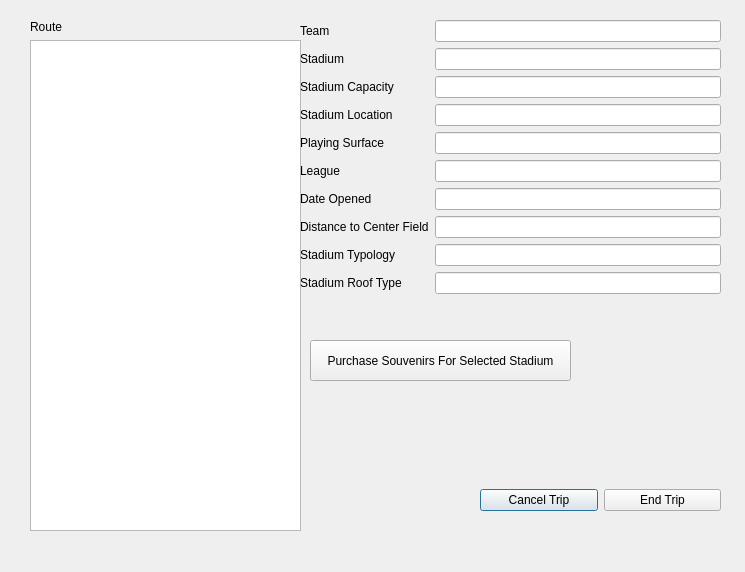
<?xml version="1.0" encoding="UTF-8"?>
<ui version="4.0">
 <class>tripPlanner</class>
 <widget class="QDialog" name="tripPlanner">
  <property name="geometry">
   <rect>
    <x>0</x>
    <y>0</y>
    <width>745</width>
    <height>572</height>
   </rect>
  </property>
  <property name="windowTitle">
   <string>Dialog</string>
  </property>
  <widget class="QStackedWidget" name="stackedWidget">
   <property name="geometry">
    <rect>
     <x>10</x>
     <y>10</y>
     <width>721</width>
     <height>541</height>
    </rect>
   </property>
   <widget class="QWidget" name="summaryPage">
    <widget class="QWidget" name="verticalLayoutWidget">
     <property name="geometry">
      <rect>
       <x>20</x>
       <y>10</y>
       <width>271</width>
       <height>511</height>
      </rect>
     </property>
     <layout class="QVBoxLayout" name="verticalLayout">
      <item>
       <widget class="QLabel" name="label">
        <property name="text">
         <string>Route</string>
        </property>
       </widget>
      </item>
      <item>
       <widget class="QListWidget" name="teamsroute_listWidget"/>
      </item>
     </layout>
    </widget>
    <widget class="QWidget" name="formLayoutWidget">
     <property name="geometry">
      <rect>
       <x>290</x>
       <y>10</y>
       <width>421</width>
       <height>311</height>
      </rect>
     </property>
     <layout class="QFormLayout" name="formLayout">
      <item row="0" column="0">
       <widget class="QLabel" name="label_2">
        <property name="text">
         <string>Team</string>
        </property>
       </widget>
      </item>
      <item row="1" column="0">
       <widget class="QLabel" name="label_3">
        <property name="text">
         <string>Stadium</string>
        </property>
       </widget>
      </item>
      <item row="2" column="0">
       <widget class="QLabel" name="label_4">
        <property name="text">
         <string>Stadium Capacity</string>
        </property>
       </widget>
      </item>
      <item row="3" column="0">
       <widget class="QLabel" name="label_5">
        <property name="text">
         <string>Stadium Location</string>
        </property>
       </widget>
      </item>
      <item row="4" column="0">
       <widget class="QLabel" name="label_6">
        <property name="text">
         <string>Playing Surface</string>
        </property>
       </widget>
      </item>
      <item row="5" column="0">
       <widget class="QLabel" name="label_7">
        <property name="text">
         <string>League</string>
        </property>
       </widget>
      </item>
      <item row="6" column="0">
       <widget class="QLabel" name="label_8">
        <property name="text">
         <string>Date Opened</string>
        </property>
       </widget>
      </item>
      <item row="7" column="0">
       <widget class="QLabel" name="label_9">
        <property name="text">
         <string>Distance to Center Field</string>
        </property>
       </widget>
      </item>
      <item row="8" column="0">
       <widget class="QLabel" name="label_10">
        <property name="text">
         <string>Stadium Typology</string>
        </property>
       </widget>
      </item>
      <item row="9" column="0">
       <widget class="QLabel" name="label_11">
        <property name="text">
         <string>Stadium Roof Type</string>
        </property>
       </widget>
      </item>
      <item row="0" column="1">
       <widget class="QLineEdit" name="teamLineEdit">
        <property name="readOnly">
         <bool>true</bool>
        </property>
       </widget>
      </item>
      <item row="1" column="1">
       <widget class="QLineEdit" name="stadiumNameLineEdit">
        <property name="readOnly">
         <bool>true</bool>
        </property>
       </widget>
      </item>
      <item row="2" column="1">
       <widget class="QLineEdit" name="stadiumCapacityLineEdit">
        <property name="readOnly">
         <bool>true</bool>
        </property>
       </widget>
      </item>
      <item row="3" column="1">
       <widget class="QLineEdit" name="stadiumLocationLineEdit">
        <property name="readOnly">
         <bool>true</bool>
        </property>
       </widget>
      </item>
      <item row="4" column="1">
       <widget class="QLineEdit" name="stadiumPlayingSurfaceLineEdit">
        <property name="readOnly">
         <bool>true</bool>
        </property>
       </widget>
      </item>
      <item row="5" column="1">
       <widget class="QLineEdit" name="leagueLineEdit">
        <property name="readOnly">
         <bool>true</bool>
        </property>
       </widget>
      </item>
      <item row="6" column="1">
       <widget class="QLineEdit" name="dateOpenedLineEdit">
        <property name="readOnly">
         <bool>true</bool>
        </property>
       </widget>
      </item>
      <item row="7" column="1">
       <widget class="QLineEdit" name="distCtrFieldLineEdit">
        <property name="readOnly">
         <bool>true</bool>
        </property>
       </widget>
      </item>
      <item row="8" column="1">
       <widget class="QLineEdit" name="typologyLineEdit">
        <property name="readOnly">
         <bool>true</bool>
        </property>
       </widget>
      </item>
      <item row="9" column="1">
       <widget class="QLineEdit" name="roofTypeLineEdit">
        <property name="readOnly">
         <bool>true</bool>
        </property>
       </widget>
      </item>
     </layout>
    </widget>
    <widget class="QWidget" name="horizontalLayoutWidget">
     <property name="geometry">
      <rect>
       <x>470</x>
       <y>450</y>
       <width>241</width>
       <height>80</height>
      </rect>
     </property>
     <layout class="QHBoxLayout" name="horizontalLayout">
      <item>
       <widget class="QPushButton" name="cancelTripButton">
        <property name="text">
         <string>Cancel Trip</string>
        </property>
       </widget>
      </item>
      <item>
       <widget class="QPushButton" name="endTripButton">
        <property name="text">
         <string>End Trip</string>
        </property>
       </widget>
      </item>
     </layout>
    </widget>
    <widget class="QPushButton" name="pushButton">
     <property name="geometry">
      <rect>
       <x>300</x>
       <y>330</y>
       <width>261</width>
       <height>41</height>
      </rect>
     </property>
     <property name="text">
      <string>Purchase Souvenirs For Selected Stadium</string>
     </property>
    </widget>
   </widget>
   <widget class="QWidget" name="donePage">
    <widget class="QTabWidget" name="tabWidget">
     <property name="geometry">
      <rect>
       <x>0</x>
       <y>20</y>
       <width>711</width>
       <height>371</height>
      </rect>
     </property>
     <property name="currentIndex">
      <number>1</number>
     </property>
     <widget class="QWidget" name="byPurchaseTab">
      <attribute name="title">
       <string>By Item</string>
      </attribute>
      <widget class="QWidget" name="verticalLayoutWidget_2">
       <property name="geometry">
        <rect>
         <x>10</x>
         <y>0</y>
         <width>691</width>
         <height>331</height>
        </rect>
       </property>
       <layout class="QVBoxLayout" name="verticalLayout_2">
        <item>
         <widget class="QLabel" name="label_12">
          <property name="text">
           <string>Souvenirs Purchased</string>
          </property>
         </widget>
        </item>
        <item>
         <widget class="QTableWidget" name="souvenirsPurchasedTableWidget">
          <property name="columnCount">
           <number>4</number>
          </property>
          <column/>
          <column/>
          <column/>
          <column/>
         </widget>
        </item>
       </layout>
      </widget>
     </widget>
     <widget class="QWidget" name="byStadiumTab">
      <attribute name="title">
       <string>By Stadium</string>
      </attribute>
      <widget class="QWidget" name="verticalLayoutWidget_3">
       <property name="geometry">
        <rect>
         <x>0</x>
         <y>0</y>
         <width>701</width>
         <height>331</height>
        </rect>
       </property>
       <layout class="QVBoxLayout" name="verticalLayout_3">
        <item>
         <widget class="QLabel" name="label_13">
          <property name="text">
           <string>Total Spent per Stadium</string>
          </property>
         </widget>
        </item>
        <item>
         <widget class="QComboBox" name="stadiumComboBox"/>
        </item>
        <item>
         <widget class="QTableWidget" name="souvenirsPurchasedTableWidget_2">
          <property name="columnCount">
           <number>3</number>
          </property>
          <column/>
          <column/>
          <column/>
         </widget>
        </item>
       </layout>
      </widget>
     </widget>
    </widget>
    <widget class="QWidget" name="formLayoutWidget_2">
     <property name="geometry">
      <rect>
       <x>330</x>
       <y>400</y>
       <width>274</width>
       <height>131</height>
      </rect>
     </property>
     <layout class="QFormLayout" name="formLayout_2">
      <item row="3" column="0">
       <widget class="QLabel" name="label_15">
        <property name="text">
         <string>Total Distance Travelled</string>
        </property>
       </widget>
      </item>
      <item row="4" column="0">
       <widget class="QLabel" name="label_16">
        <property name="text">
         <string>Total Amount Spent</string>
        </property>
       </widget>
      </item>
      <item row="0" column="0">
       <widget class="QLabel" name="label_17">
        <property name="text">
         <string>Starting Stadium</string>
        </property>
       </widget>
      </item>
      <item row="1" column="0">
       <widget class="QLabel" name="label_18">
        <property name="text">
         <string>Ending Stadium</string>
        </property>
       </widget>
      </item>
      <item row="2" column="0">
       <spacer name="verticalSpacer">
        <property name="orientation">
         <enum>Qt::Vertical</enum>
        </property>
        <property name="sizeHint" stdset="0">
         <size>
          <width>20</width>
          <height>40</height>
         </size>
        </property>
       </spacer>
      </item>
      <item row="0" column="1">
       <widget class="QLineEdit" name="startLineEdit">
        <property name="readOnly">
         <bool>true</bool>
        </property>
        <property name="placeholderText">
         <string>Placeholder Stadium</string>
        </property>
       </widget>
      </item>
      <item row="1" column="1">
       <widget class="QLineEdit" name="endLineEdit">
        <property name="readOnly">
         <bool>true</bool>
        </property>
        <property name="placeholderText">
         <string>Placeholder Stadium</string>
        </property>
       </widget>
      </item>
      <item row="4" column="1">
       <widget class="QDoubleSpinBox" name="totalPriceSpinBox">
        <property name="readOnly">
         <bool>true</bool>
        </property>
        <property name="buttonSymbols">
         <enum>QAbstractSpinBox::NoButtons</enum>
        </property>
        <property name="prefix">
         <string>$</string>
        </property>
        <property name="maximum">
         <double>9999999999.989999771118164</double>
        </property>
       </widget>
      </item>
      <item row="3" column="1">
       <widget class="QSpinBox" name="distanceSpinBox">
        <property name="readOnly">
         <bool>true</bool>
        </property>
        <property name="buttonSymbols">
         <enum>QAbstractSpinBox::NoButtons</enum>
        </property>
       </widget>
      </item>
     </layout>
    </widget>
    <widget class="QLabel" name="label_14">
     <property name="geometry">
      <rect>
       <x>0</x>
       <y>0</y>
       <width>421</width>
       <height>16</height>
      </rect>
     </property>
     <property name="text">
      <string>&lt;html&gt;&lt;head/&gt;&lt;body&gt;&lt;p&gt;Souvenir Receipt&lt;/p&gt;&lt;/body&gt;&lt;/html&gt;</string>
     </property>
    </widget>
    <widget class="QPushButton" name="tripDoneButton">
     <property name="geometry">
      <rect>
       <x>630</x>
       <y>510</y>
       <width>80</width>
       <height>25</height>
      </rect>
     </property>
     <property name="text">
      <string>OK</string>
     </property>
    </widget>
   </widget>
  </widget>
 </widget>
 <resources/>
 <connections/>
</ui>
